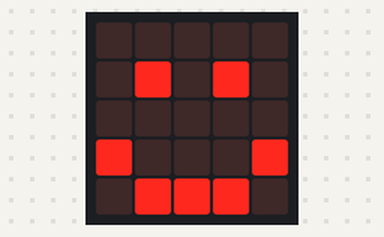
Recording of a program running on a simulated BBC micro:bit (MakeCode). Parts: the board's 5×5 LED display.

Above: at 0.1 s.
At 0.6 s:
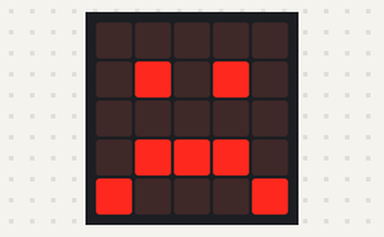

Measured:
- what the display in image 1 shows lasts 0.5 s, from 0.5 s to 1.0 s

The program:

main.ts
```typescript
basic.forever(function () {
    basic.showLeds(`
        . . . . .
        . # . # .
        . . . . .
        # . . . #
        . # # # .
        `)
    basic.pause(100)
    basic.showLeds(`
        . . . . .
        . # . # .
        . . . . .
        . # # # .
        # . . . #
        `)
    basic.pause(100)
})
```

test.ts
```typescript
// 테스트는 여기로 이동합니다; 이 패키지가 확장으로 사용될 때 컴파일되지 않을 것 입니다.
```
